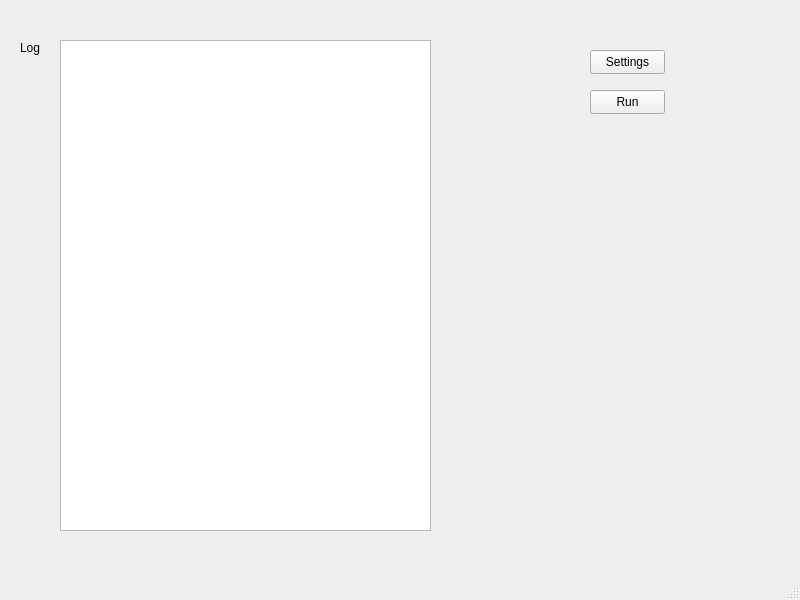
<?xml version="1.0" encoding="UTF-8"?>
<ui version="4.0">
 <class>MainWindow</class>
 <widget class="QMainWindow" name="MainWindow">
  <property name="geometry">
   <rect>
    <x>0</x>
    <y>0</y>
    <width>800</width>
    <height>600</height>
   </rect>
  </property>
  <property name="windowTitle">
   <string>MainWindow</string>
  </property>
  <widget class="QWidget" name="centralwidget">
   <widget class="QPushButton" name="pushButtonSettings">
    <property name="geometry">
     <rect>
      <x>590</x>
      <y>50</y>
      <width>75</width>
      <height>24</height>
     </rect>
    </property>
    <property name="text">
     <string>Settings</string>
    </property>
   </widget>
   <widget class="QPushButton" name="pushButtonRun">
    <property name="geometry">
     <rect>
      <x>590</x>
      <y>90</y>
      <width>75</width>
      <height>24</height>
     </rect>
    </property>
    <property name="text">
     <string>Run</string>
    </property>
   </widget>
   <widget class="QTextEdit" name="textEditLog">
    <property name="geometry">
     <rect>
      <x>60</x>
      <y>40</y>
      <width>371</width>
      <height>491</height>
     </rect>
    </property>
    <property name="readOnly">
     <bool>true</bool>
    </property>
   </widget>
   <widget class="QLabel" name="labelLog">
    <property name="geometry">
     <rect>
      <x>20</x>
      <y>40</y>
      <width>31</width>
      <height>16</height>
     </rect>
    </property>
    <property name="text">
     <string>Log</string>
    </property>
   </widget>
  </widget>
  <widget class="QMenuBar" name="menubar">
   <property name="geometry">
    <rect>
     <x>0</x>
     <y>0</y>
     <width>800</width>
     <height>22</height>
    </rect>
   </property>
  </widget>
  <widget class="QStatusBar" name="statusbar"/>
 </widget>
 <resources/>
 <connections/>
</ui>
